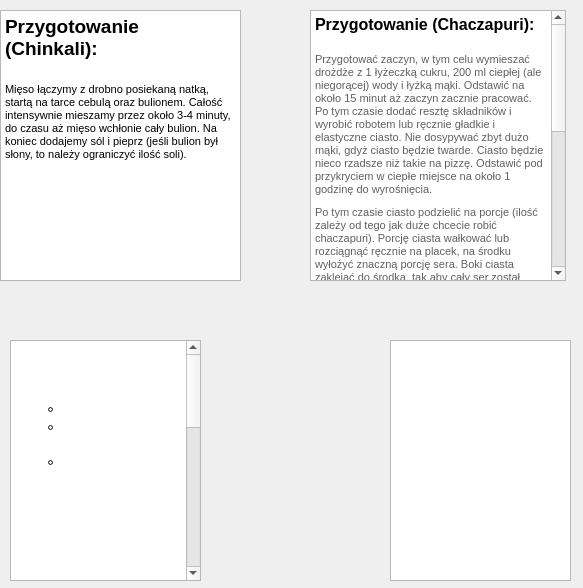
<?xml version="1.0" encoding="UTF-8"?>
<ui version="4.0">
 <class>przepisy_gruzin</class>
 <widget class="QDialog" name="przepisy_gruzin">
  <property name="geometry">
   <rect>
    <x>0</x>
    <y>0</y>
    <width>583</width>
    <height>588</height>
   </rect>
  </property>
  <property name="minimumSize">
   <size>
    <width>583</width>
    <height>588</height>
   </size>
  </property>
  <property name="maximumSize">
   <size>
    <width>583</width>
    <height>588</height>
   </size>
  </property>
  <property name="windowTitle">
   <string>Przepisy Gruzin</string>
  </property>
  <property name="styleSheet">
   <string notr="true">background-image: url(:/img/img/1.png);</string>
  </property>
  <widget class="QTextBrowser" name="textBrowser">
   <property name="geometry">
    <rect>
     <x>10</x>
     <y>340</y>
     <width>191</width>
     <height>241</height>
    </rect>
   </property>
   <property name="styleSheet">
    <string notr="true">background-image: url(:/img/img/NAZWA.png);</string>
   </property>
   <property name="html">
    <string>&lt;!DOCTYPE HTML PUBLIC &quot;-//W3C//DTD HTML 4.0//EN&quot; &quot;http://www.w3.org/TR/REC-html40/strict.dtd&quot;&gt;
&lt;html&gt;&lt;head&gt;&lt;meta name=&quot;qrichtext&quot; content=&quot;1&quot; /&gt;&lt;style type=&quot;text/css&quot;&gt;
p, li { white-space: pre-wrap; }
&lt;/style&gt;&lt;/head&gt;&lt;body style=&quot; font-family:'MS Shell Dlg 2'; font-size:7.8pt; font-weight:400; font-style:normal;&quot;&gt;
&lt;p style=&quot; margin-top:0px; margin-bottom:0px; margin-left:0px; margin-right:0px; -qt-block-indent:0; text-indent:0px;&quot;&gt;&lt;span style=&quot; font-size:12pt; font-weight:600; color:#ffffff;&quot;&gt;Składniki:&lt;/span&gt;&lt;/p&gt;
&lt;p style=&quot;-qt-paragraph-type:empty; margin-top:0px; margin-bottom:0px; margin-left:0px; margin-right:0px; -qt-block-indent:0; text-indent:0px; color:#ffffff;&quot;&gt;&lt;br /&gt;&lt;/p&gt;
&lt;p style=&quot; margin-top:0px; margin-bottom:0px; margin-left:0px; margin-right:0px; -qt-block-indent:0; text-indent:0px;&quot;&gt;&lt;span style=&quot; font-weight:600; color:#ffffff;&quot;&gt;Ciasto&lt;/span&gt;&lt;span style=&quot; color:#ffffff;&quot;&gt;: &lt;/span&gt;&lt;span style=&quot; font-family:'Open Sans','sans-serif'; font-size:8pt; color:#ffffff;&quot;&gt;1 kg mąki (podzielonej na ok. 900 g + 100 g)&lt;/span&gt;&lt;/p&gt;
&lt;ul type=&quot;circle&quot; style=&quot;margin-top: 0px; margin-bottom: 0px; margin-left: 0px; margin-right: 0px; -qt-list-indent: 1;&quot;&gt;&lt;li style=&quot; font-family:'Open Sans','sans-serif'; font-size:8pt; color:#ffffff;&quot; style=&quot; margin-top:0px; margin-bottom:0px; margin-left:0px; margin-right:0px; -qt-block-indent:0; text-indent:0px;&quot;&gt;&lt;span style=&quot; font-size:15px;&quot;&gt;1 łyżeczka soli&lt;/span&gt;&lt;/li&gt;
&lt;li style=&quot; font-family:'Open Sans','sans-serif'; font-size:8pt; color:#ffffff;&quot; style=&quot; margin-top:0px; margin-bottom:0px; margin-left:0px; margin-right:0px; -qt-block-indent:0; text-indent:0px;&quot;&gt;&lt;span style=&quot; font-size:15px;&quot;&gt;ok. 2 szklanki ciepłej wody&lt;/span&gt;&lt;/li&gt;
&lt;li style=&quot; font-family:'Open Sans','sans-serif'; font-size:8pt; color:#ffffff;&quot; style=&quot; margin-top:0px; margin-bottom:30px; margin-left:0px; margin-right:0px; -qt-block-indent:0; text-indent:0px;&quot;&gt;&lt;span style=&quot; font-size:15px;&quot;&gt;2 łyżki oleju (dzięki niemu ciasto będzie bardziej elastyczne)&lt;/span&gt;&lt;/li&gt;&lt;/ul&gt;
&lt;p style=&quot; margin-top:0px; margin-bottom:30px; margin-left:0px; margin-right:0px; -qt-block-indent:0; text-indent:0px;&quot;&gt;&lt;span style=&quot; font-family:'Open Sans','sans-serif'; font-size:8pt; font-weight:600; color:#ffffff;&quot;&gt;Farsz:&lt;/span&gt;&lt;/p&gt;
&lt;ul type=&quot;circle&quot; style=&quot;margin-top: 0px; margin-bottom: 0px; margin-left: 0px; margin-right: 0px; -qt-list-indent: 1;&quot;&gt;&lt;li style=&quot; font-family:'Open Sans','sans-serif'; font-size:8pt; color:#ffffff;&quot; style=&quot; margin-top:30px; margin-bottom:0px; margin-left:0px; margin-right:0px; -qt-block-indent:0; text-indent:0px;&quot;&gt;&lt;span style=&quot; font-size:15px;&quot;&gt;600 g mielonej wołowiny*&lt;/span&gt;&lt;/li&gt;
&lt;li style=&quot; font-family:'Open Sans','sans-serif'; font-size:8pt; color:#ffffff;&quot; style=&quot; margin-top:0px; margin-bottom:0px; margin-left:0px; margin-right:0px; -qt-block-indent:0; text-indent:0px;&quot;&gt;&lt;span style=&quot; font-size:15px;&quot;&gt;500 g mielonej wieprzowiny*&lt;/span&gt;&lt;/li&gt;
&lt;li style=&quot; font-family:'Open Sans','sans-serif'; font-size:8pt; color:#ffffff;&quot; style=&quot; margin-top:0px; margin-bottom:0px; margin-left:0px; margin-right:0px; -qt-block-indent:0; text-indent:0px;&quot;&gt;&lt;span style=&quot; font-size:15px;&quot;&gt;2 spore cebule (u mnie: 4 szalotki) + odrobina oleju&lt;/span&gt;&lt;/li&gt;
&lt;li style=&quot; font-family:'Open Sans','sans-serif'; font-size:8pt; color:#ffffff;&quot; style=&quot; margin-top:0px; margin-bottom:0px; margin-left:0px; margin-right:0px; -qt-block-indent:0; text-indent:0px;&quot;&gt;&lt;span style=&quot; font-size:15px;&quot;&gt;ok. 500 ml rosołu lub warzywnego bulionu (można zastąpić wodą, ale z rosołem pierogi są smaczniejsze)&lt;/span&gt;&lt;/li&gt;
&lt;li style=&quot; font-family:'Open Sans','sans-serif'; font-size:8pt; color:#ffffff;&quot; style=&quot; margin-top:0px; margin-bottom:0px; margin-left:0px; margin-right:0px; -qt-block-indent:0; text-indent:0px;&quot;&gt;&lt;span style=&quot; font-size:15px;&quot;&gt;2 łyżeczki ziaren kolendry (roztartych w moździerzu)&lt;/span&gt;&lt;/li&gt;
&lt;li style=&quot; font-family:'Open Sans','sans-serif'; font-size:8pt; color:#ffffff;&quot; style=&quot; margin-top:0px; margin-bottom:0px; margin-left:0px; margin-right:0px; -qt-block-indent:0; text-indent:0px;&quot;&gt;&lt;span style=&quot; font-size:15px;&quot;&gt;2 łyżeczki soli&lt;/span&gt;&lt;/li&gt;
&lt;li style=&quot; font-family:'Open Sans','sans-serif'; font-size:8pt; color:#ffffff;&quot; style=&quot; margin-top:0px; margin-bottom:0px; margin-left:0px; margin-right:0px; -qt-block-indent:0; text-indent:0px;&quot;&gt;&lt;span style=&quot; font-size:15px;&quot;&gt;1 łyżeczka czarnego pieprzu (świeżo zmielonego)&lt;/span&gt;&lt;/li&gt;
&lt;li style=&quot; font-family:'Open Sans','sans-serif'; font-size:8pt; color:#ffffff;&quot; style=&quot; margin-top:0px; margin-bottom:30px; margin-left:0px; margin-right:0px; -qt-block-indent:0; text-indent:0px;&quot;&gt;&lt;span style=&quot; font-size:15px;&quot;&gt;3 czubate łyżki posiekanej natki pietruszki&lt;/span&gt;&lt;/li&gt;&lt;/ul&gt;&lt;/body&gt;&lt;/html&gt;</string>
   </property>
  </widget>
  <widget class="QTextBrowser" name="textBrowser_2">
   <property name="geometry">
    <rect>
     <x>0</x>
     <y>10</y>
     <width>241</width>
     <height>271</height>
    </rect>
   </property>
   <property name="styleSheet">
    <string notr="true">background-image: url(:/img/img/baton.png);</string>
   </property>
   <property name="html">
    <string>&lt;!DOCTYPE HTML PUBLIC &quot;-//W3C//DTD HTML 4.0//EN&quot; &quot;http://www.w3.org/TR/REC-html40/strict.dtd&quot;&gt;
&lt;html&gt;&lt;head&gt;&lt;meta name=&quot;qrichtext&quot; content=&quot;1&quot; /&gt;&lt;style type=&quot;text/css&quot;&gt;
p, li { white-space: pre-wrap; }
&lt;/style&gt;&lt;/head&gt;&lt;body style=&quot; font-family:'MS Shell Dlg 2'; font-size:7.8pt; font-weight:400; font-style:normal;&quot;&gt;
&lt;p style=&quot; margin-top:0px; margin-bottom:0px; margin-left:0px; margin-right:0px; -qt-block-indent:0; text-indent:0px;&quot;&gt;&lt;span style=&quot; font-size:14pt; font-weight:600;&quot;&gt;Przygotowanie (Chinkali):&lt;/span&gt;&lt;/p&gt;
&lt;p style=&quot;-qt-paragraph-type:empty; margin-top:0px; margin-bottom:0px; margin-left:0px; margin-right:0px; -qt-block-indent:0; text-indent:0px; font-size:14pt; font-weight:600;&quot;&gt;&lt;br /&gt;&lt;/p&gt;
&lt;p style=&quot; margin-top:0px; margin-bottom:0px; margin-left:0px; margin-right:0px; -qt-block-indent:0; text-indent:0px;&quot;&gt;&lt;span style=&quot; font-family:'Roboto','sans-serif'; font-size:8pt; font-weight:296; color:#000000; background-color:#ffffff;&quot;&gt;Mięso łączymy z drobno posiekaną natką, startą na tarce cebulą oraz bulionem. Całość intensywnie mieszamy przez około 3-4 minuty, do czasu aż mięso wchłonie cały bulion. Na koniec dodajemy sól i pieprz (jeśli bulion był słony, to należy ograniczyć ilość soli).&lt;/span&gt;&lt;/p&gt;&lt;/body&gt;&lt;/html&gt;</string>
   </property>
  </widget>
  <widget class="QTextBrowser" name="textBrowser_3">
   <property name="geometry">
    <rect>
     <x>390</x>
     <y>340</y>
     <width>181</width>
     <height>241</height>
    </rect>
   </property>
   <property name="styleSheet">
    <string notr="true">background-image: url(:/img/img/NAZWA.png);</string>
   </property>
   <property name="html">
    <string>&lt;!DOCTYPE HTML PUBLIC &quot;-//W3C//DTD HTML 4.0//EN&quot; &quot;http://www.w3.org/TR/REC-html40/strict.dtd&quot;&gt;
&lt;html&gt;&lt;head&gt;&lt;meta name=&quot;qrichtext&quot; content=&quot;1&quot; /&gt;&lt;style type=&quot;text/css&quot;&gt;
p, li { white-space: pre-wrap; }
&lt;/style&gt;&lt;/head&gt;&lt;body style=&quot; font-family:'MS Shell Dlg 2'; font-size:7.8pt; font-weight:400; font-style:normal;&quot;&gt;
&lt;p style=&quot; margin-top:0px; margin-bottom:0px; margin-left:0px; margin-right:0px; -qt-block-indent:0; text-indent:0px;&quot;&gt;&lt;span style=&quot; font-size:12pt; font-weight:600; color:#ffffff;&quot;&gt;Składniki&lt;/span&gt;&lt;span style=&quot; font-size:14pt; font-weight:600; color:#ffffff;&quot;&gt;: &lt;/span&gt;&lt;/p&gt;
&lt;p style=&quot;-qt-paragraph-type:empty; margin-top:0px; margin-bottom:0px; margin-left:0px; margin-right:0px; -qt-block-indent:0; text-indent:0px; color:#ffffff;&quot;&gt;&lt;br /&gt;&lt;/p&gt;
&lt;p style=&quot;-qt-paragraph-type:empty; margin-top:0px; margin-bottom:0px; margin-left:0px; margin-right:0px; -qt-block-indent:0; text-indent:0px; color:#ffffff;&quot;&gt;&lt;br /&gt;&lt;/p&gt;
&lt;p style=&quot; margin-top:0px; margin-bottom:4px; margin-left:0px; margin-right:0px; -qt-block-indent:1; text-indent:0px;&quot;&gt;&lt;span style=&quot; font-family:'arial','sans-serif'; font-size:8pt; color:#ffffff;&quot;&gt;500 g mąki pszennej.&lt;/span&gt;&lt;/p&gt;
&lt;p style=&quot; margin-top:0px; margin-bottom:4px; margin-left:0px; margin-right:0px; -qt-block-indent:1; text-indent:0px;&quot;&gt;&lt;span style=&quot; font-family:'arial','sans-serif'; font-size:8pt; color:#ffffff;&quot;&gt;12 g drożdży świeżych.&lt;/span&gt;&lt;/p&gt;
&lt;p style=&quot; margin-top:0px; margin-bottom:4px; margin-left:0px; margin-right:0px; -qt-block-indent:1; text-indent:0px;&quot;&gt;&lt;span style=&quot; font-family:'arial','sans-serif'; font-size:8pt; color:#ffffff;&quot;&gt;1 łyżeczka cukru.&lt;/span&gt;&lt;/p&gt;
&lt;p style=&quot; margin-top:0px; margin-bottom:4px; margin-left:0px; margin-right:0px; -qt-block-indent:1; text-indent:0px;&quot;&gt;&lt;span style=&quot; font-family:'arial','sans-serif'; font-size:8pt; color:#ffffff;&quot;&gt;1 płaska łyżeczka soli.&lt;/span&gt;&lt;/p&gt;
&lt;p style=&quot; margin-top:0px; margin-bottom:4px; margin-left:0px; margin-right:0px; -qt-block-indent:1; text-indent:0px;&quot;&gt;&lt;span style=&quot; font-family:'arial','sans-serif'; font-size:8pt; color:#ffffff;&quot;&gt;2 łyżki masła lub ewentualnie oleju/oliwy.&lt;/span&gt;&lt;/p&gt;&lt;/body&gt;&lt;/html&gt;</string>
   </property>
  </widget>
  <widget class="QTextBrowser" name="textBrowser_4">
   <property name="geometry">
    <rect>
     <x>310</x>
     <y>10</y>
     <width>256</width>
     <height>271</height>
    </rect>
   </property>
   <property name="styleSheet">
    <string notr="true">background-image: url(:/img/img/baton.png);</string>
   </property>
   <property name="html">
    <string>&lt;!DOCTYPE HTML PUBLIC &quot;-//W3C//DTD HTML 4.0//EN&quot; &quot;http://www.w3.org/TR/REC-html40/strict.dtd&quot;&gt;
&lt;html&gt;&lt;head&gt;&lt;meta name=&quot;qrichtext&quot; content=&quot;1&quot; /&gt;&lt;style type=&quot;text/css&quot;&gt;
p, li { white-space: pre-wrap; }
&lt;/style&gt;&lt;/head&gt;&lt;body style=&quot; font-family:'MS Shell Dlg 2'; font-size:7.8pt; font-weight:400; font-style:normal;&quot;&gt;
&lt;p style=&quot; margin-top:0px; margin-bottom:0px; margin-left:0px; margin-right:0px; -qt-block-indent:0; text-indent:0px;&quot;&gt;&lt;span style=&quot; font-size:12pt; font-weight:600;&quot;&gt;Przygotowanie (Chaczapuri):&lt;/span&gt;&lt;/p&gt;
&lt;p style=&quot;-qt-paragraph-type:empty; margin-top:0px; margin-bottom:0px; margin-left:0px; margin-right:0px; -qt-block-indent:0; text-indent:0px; font-size:12pt; font-weight:600;&quot;&gt;&lt;br /&gt;&lt;/p&gt;
&lt;p style=&quot; margin-top:0px; margin-bottom:0px; margin-left:0px; margin-right:0px; -qt-block-indent:0; text-indent:0px;&quot;&gt;&lt;span style=&quot; font-family:'Montserrat','sans-serif'; font-size:8pt; color:#606060; background-color:#ffffff;&quot;&gt;Przygotować zaczyn, w tym celu wymieszać drożdże z 1 łyżeczką cukru, 200 ml ciepłej (ale niegorącej) wody i łyżką mąki. Odstawić na około 15 minut aż zaczyn zacznie pracować.&lt;/span&gt;&lt;/p&gt;
&lt;p style=&quot; margin-top:0px; margin-bottom:10px; margin-left:0px; margin-right:0px; -qt-block-indent:0; text-indent:0px; background-color:#ffffff;&quot;&gt;&lt;span style=&quot; font-family:'Montserrat','sans-serif'; font-size:8pt; color:#606060; background-color:#ffffff;&quot;&gt;Po tym czasie dodać resztę składników i wyrobić robotem lub ręcznie gładkie i elastyczne ciasto. Nie dosypywać zbyt dużo mąki, gdyż ciasto będzie twarde. Ciasto będzie nieco rzadsze niż takie na pizzę. Odstawić pod przykryciem w ciepłe miejsce na około 1 godzinę do wyrośnięcia.&lt;/span&gt;&lt;/p&gt;
&lt;p style=&quot; margin-top:0px; margin-bottom:10px; margin-left:0px; margin-right:0px; -qt-block-indent:0; text-indent:0px; background-color:#ffffff;&quot;&gt;&lt;span style=&quot; font-family:'Montserrat','sans-serif'; font-size:8pt; color:#606060; background-color:#ffffff;&quot;&gt;Po tym czasie ciasto podzielić na porcje (ilość zależy od tego jak duże chcecie robić chaczapuri). Porcję ciasta wałkować lub rozciągnąć ręcznie na placek, na środku wyłożyć znaczną porcję sera. Boki ciasta zaklejać do środka, tak aby cały ser został zamknięty w cieście, następnie wałkować na płaski placek o grubości do 5 mm.&lt;/span&gt;&lt;/p&gt;
&lt;p style=&quot; margin-top:0px; margin-bottom:10px; margin-left:0px; margin-right:0px; -qt-block-indent:0; text-indent:0px; background-color:#ffffff;&quot;&gt;&lt;span style=&quot; font-family:'Montserrat','sans-serif'; font-size:8pt; color:#606060; background-color:#ffffff;&quot;&gt;Piec na suchej patelni, na średnim ogniu z obu stron aż placek będzie wyrośnięty i nabierze złotego koloru. Po upieczeniu przełożyć na talerz i posmarować gorące chaczapuri masłem.&lt;/span&gt;&lt;/p&gt;
&lt;p style=&quot; margin-top:0px; margin-bottom:10px; margin-left:0px; margin-right:0px; -qt-block-indent:0; text-indent:0px; background-color:#ffffff;&quot;&gt;&lt;span style=&quot; font-family:'Montserrat','sans-serif'; font-size:8pt; color:#606060; background-color:#ffffff;&quot;&gt;Chaczapuri można też piec w rozgrzanym piekarniku ok 180 stopni przez 10-15 minut, ale dużo łatwiejsze jest to na patelni.&lt;/span&gt;&lt;/p&gt;
&lt;ul style=&quot;margin-top: 0px; margin-bottom: 0px; margin-left: 0px; margin-right: 0px; -qt-list-indent: 1;&quot;&gt;&lt;li style=&quot; font-family:'Montserrat','sans-serif'; font-size:8pt; color:#606060;&quot; style=&quot; margin-top:0px; margin-bottom:0px; margin-left:0px; margin-right:0px; -qt-block-indent:0; text-indent:0px; line-height:28px;&quot;&gt;&lt;span style=&quot; font-size:13px;&quot;&gt;Podawać jako samodzielne danie lub z sałatką/sosem czosnkowym/ koperkowym lub jako dodatek do mięs/sałatek/ innych dań.&lt;/span&gt;&lt;/li&gt;&lt;/ul&gt;
&lt;p style=&quot;-qt-paragraph-type:empty; margin-top:0px; margin-bottom:0px; margin-left:0px; margin-right:0px; -qt-block-indent:0; text-indent:0px; font-size:12pt; font-weight:600;&quot;&gt;&lt;br /&gt;&lt;/p&gt;
&lt;p style=&quot;-qt-paragraph-type:empty; margin-top:0px; margin-bottom:0px; margin-left:0px; margin-right:0px; -qt-block-indent:0; text-indent:0px;&quot;&gt;&lt;br /&gt;&lt;/p&gt;&lt;/body&gt;&lt;/html&gt;</string>
   </property>
  </widget>
 </widget>
 <resources/>
 <connections/>
</ui>
